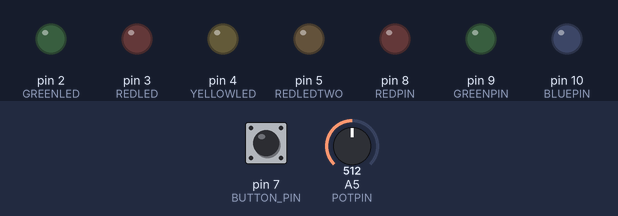
The sketch below on a simulated Arduino Uno, built with avr-gcc and run on an emulated ATmega328P. Parts: output pins drawn as LEDs (lit = HIGH). The inputs (shaded band) are chosen by the test bench; at power-on: pin 7 (BUTTON_PIN) LOW, A5 (POTPIN) = 512.

Above: at 1.2 s.
1.3 s: pin 7 (BUTTON_PIN) pulled HIGH for 0.15 s
At 1.7 s:
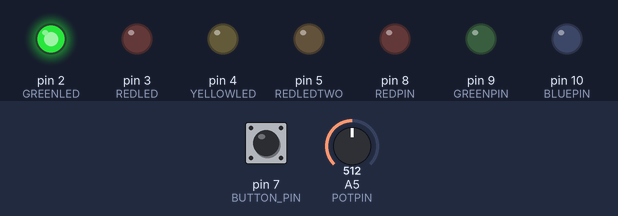
4.4 s: A5 (POTPIN) set to 347
5.9 s: A5 (POTPIN) set to 326
At 7.0 s:
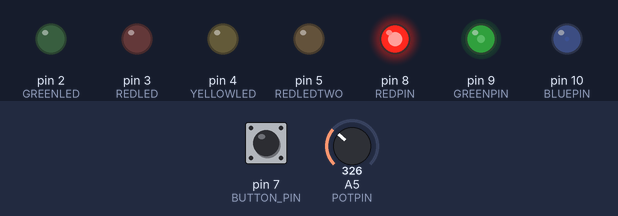
7.4 s: pin 7 (BUTTON_PIN) pulled HIGH for 1 s
At 7.56 s:
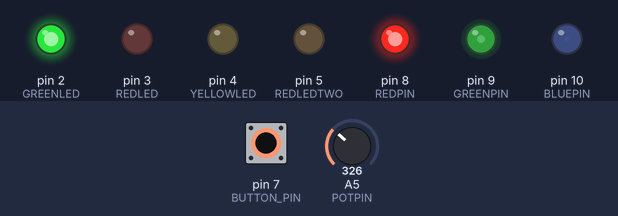
10.2 s: A5 (POTPIN) set to 122
At 11.4 s:
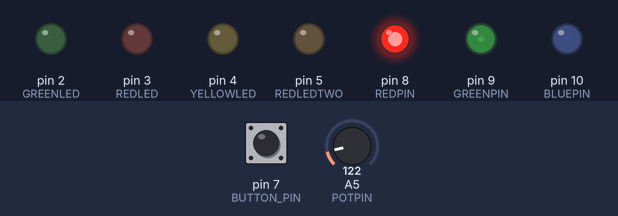
11.7 s: pin 7 (BUTTON_PIN) pulled HIGH for 0.15 s
At 11.76 s:
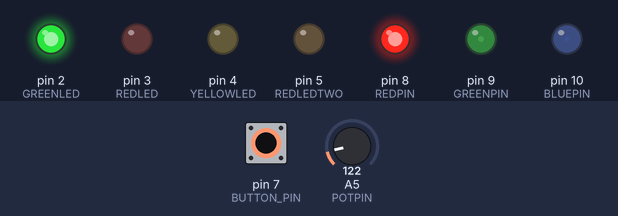
Timing chart, 0 to 14.6 s (numbered marks = the images above; inputs shaded):
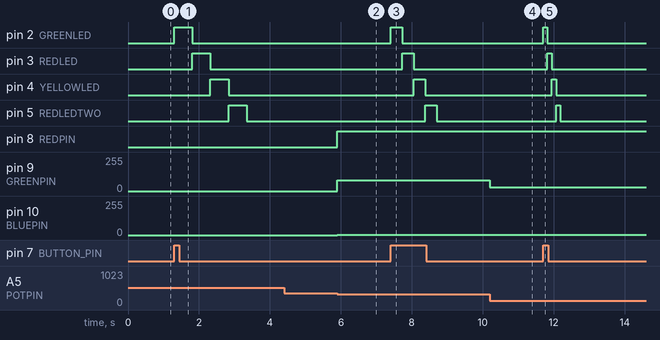

Measured:
- the behaviour switches between 341 and 340 on A5 (POTPIN) (found by bisection; images 1 and 2)
- after the input at 1.3 s, pin 2 (GREENLED): LOW → HIGH at once, → LOW 0.51 s later; pin 3 (REDLED): LOW → HIGH after 0.51 s, → LOW 0.51 s later; pin 4 (YELLOWLED): LOW → HIGH after 1.0 s, → LOW 0.51 s later; pin 5 (REDLEDTWO): LOW → HIGH after 1.5 s, → LOW 0.51 s later
- after the input at 4.4 s, every drawn part: stays the same
- after the input at 5.9 s, pin 8 (REDPIN): LOW → HIGH at once; pin 9 (GREENPIN): 0/255 → 81/255 at once; pin 10 (BLUEPIN): 0/255 → 1/255 at once
- after the input at 7.4 s, pin 2 (GREENLED): LOW → HIGH at once, → LOW 0.33 s later; pin 3 (REDLED): LOW → HIGH after 0.33 s, → LOW 0.33 s later; pin 4 (YELLOWLED): LOW → HIGH after 0.65 s, → LOW 0.33 s later; pin 5 (REDLEDTWO): LOW → HIGH after 0.98 s, → LOW 0.33 s later
- after the input at 10.2 s, pin 9 (GREENPIN): 81/255 → 30/255 at once
- after the input at 11.7 s, pin 2 (GREENLED): LOW → HIGH at once, → LOW 0.12 s later; pin 3 (REDLED): LOW → HIGH after 0.12 s, → LOW 0.12 s later; pin 4 (YELLOWLED): LOW → HIGH after 0.24 s, → LOW 0.12 s later; pin 5 (REDLEDTWO): LOW → HIGH after 0.37 s, → LOW 0.12 s later

The sketch:

lightshow.ino
```cpp
int REDPIN = 8; //LED pins for the tri color LED
int BLUEPIN = 10;
int GREENPIN = 9;

int POTPIN = A5; //Potentiometer pin & Value
int POTVAL = 0;

int redVal = 0; //LED color mixing values
int blueVal = 0;
int grnVal = 0;

int BUTTON_PIN = 7; //Button Pin value
int REDLED = 3; //pin for red led
int YELLOWLED = 4; //pin for yellow led
int REDLEDTWO = 5; //pin for my second red led... why a second one? festivities.
int GREENLED = 2; // pin for green led

void setup() {
  Serial.begin(9600); //begins serial in case of debugging, I can plug in a serial.Print line that shows me when parts of a code are running.
  pinMode(BLUEPIN, OUTPUT); //These set up *what* the pins do
  pinMode(REDPIN, OUTPUT);
  pinMode(GREENPIN, OUTPUT);
  pinMode(POTPIN, INPUT);
  pinMode(BUTTON_PIN, INPUT);
  pinMode(REDLED, OUTPUT);
  pinMode(YELLOWLED, OUTPUT);
  pinMode(REDLEDTWO, OUTPUT);
  pinMode(GREENLED, OUTPUT);
}

void loop() {
  float POTVAL = analogRead(POTPIN); //Reads the pot pin
  float EQPOT = POTVAL/1023; //conversion to percentage
  float EQPOT2 = EQPOT*255; //conversion from percentage in the 100's to 255's
  int brightness = EQPOT2; //I copied the code from my last project so I kept both brightness and hue
  int HUE = EQPOT2;
  int BUTTONREAD = digitalRead(BUTTON_PIN);
  float POTVALADJ = POTVAL; //floating point due to analog nature, theres two of these 'blocks' at the start and end of void loop() to allow the LED to change color every begginning of LED cycle and end of it.
    if (POTVAL < 341){ //When potentiometer is at its lowest value, up till 341, its more red and green

    redVal = 256 - HUE;
    grnVal = HUE;
    blueVal = 1;
  }
  if (1023 > POTVAL > 682){//once we go past 682 but stll below 1023, we mix in more blue and less red

    redVal = 1;
    grnVal = 256 - HUE;
    blueVal = HUE;
  }
  if (POTVAL > 1023){//past 1023, we mix back in the red and include more blue and less green

    redVal = HUE;
    grnVal = 1;
    blueVal = 256 - HUE;
  }
  analogWrite(REDPIN, redVal); //writes the color values to each tri-color LED pin
  analogWrite(BLUEPIN, blueVal);
  analogWrite(GREENPIN, grnVal);

  if(BUTTONREAD == HIGH){ //checks if the button is pressed before starting a LED loop that uses the potentiometer value as a delay
    digitalWrite(GREENLED, HIGH);
    POTVALADJ = analogRead(POTPIN); //each of these analogreads provide updates the delay between each LED blink
    delay(POTVALADJ);
    digitalWrite(GREENLED, LOW);
    digitalWrite(REDLED, HIGH);
    POTVALADJ = analogRead(POTPIN);
    delay(POTVALADJ);
    digitalWrite(REDLED, LOW);
    digitalWrite(YELLOWLED, HIGH);
    POTVALADJ = analogRead(POTPIN);
    delay(POTVALADJ);
    digitalWrite(YELLOWLED, LOW);
    digitalWrite(REDLEDTWO, HIGH);
    POTVALADJ = analogRead(POTPIN);
    delay(POTVALADJ);
    digitalWrite(REDLEDTWO, LOW);
  }
  if (POTVAL < 341){ //When potentiometer is at its lowest value, up till 341, its more red and green

    redVal = 256 - HUE;
    grnVal = HUE;
    blueVal = 1;
  }
  if (1023 > POTVAL > 682){ //once we go past 682 but stll below 1023, we mix in more blue and less red

    redVal = 0;
    grnVal = 256 - HUE;
    blueVal = HUE;
  }
  if (POTVAL > 1023){ //past 1023, we mix back in the red and include more blue and less green

    redVal = HUE;
    grnVal = 1;
    blueVal = 256 - HUE;
  }

  analogWrite(REDPIN, redVal); //These 3 analogWrites set the color mixing values/intensity of each LED in the tricolor LED.
  analogWrite(BLUEPIN, blueVal);
  analogWrite(GREENPIN, grnVal);


}
```
